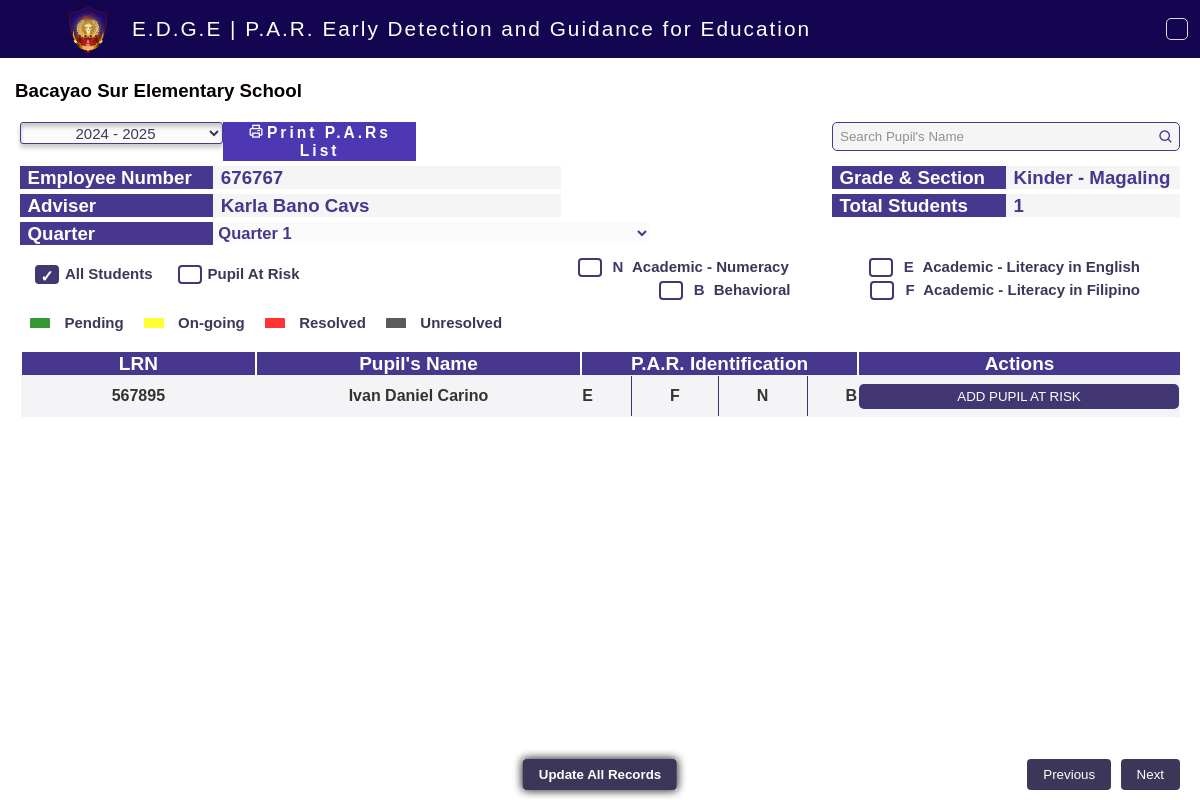
Screenshot of /Bacayao_Sur_Elementary_School/adviser_dashboard/grade_kinder_section_Magaling.php with the database file from the repository.
### tables this page shows
CREATE TABLE `grade_kinder_section_magaling` (
  `id` int(11) NOT NULL,
  `lrn` varchar(255) NOT NULL,
  `fullname` varchar(255) NOT NULL,
  `grade` varchar(255) NOT NULL,
  `section` varchar(255) NOT NULL,
  `gender` varchar(255) NOT NULL,
  `school` varchar(255) NOT NULL,
  `year` varchar(255) NOT NULL
);

### Bacayao_Sur_Elementary_School/adviser_dashboard/grade_kinder_section_Magaling.php (the view, shortened to what this page needs)
<?php
    $currentFileName = basename($_SERVER["SCRIPT_FILENAME"], '.php');
    include("../../database.php");
    $filenameWithoutExtension = pathinfo($currentFileName, PATHINFO_FILENAME);
    $words = explode('_', $filenameWithoutExtension);
    if (count($words) >= 4) {
        $secondWord = $words[1];
        $fourthWord = $words[3];
        $sql = "SELECT employment_number, fullname FROM adviser WHERE grade = '$secondWord' AND section = '$fourthWord' AND school = 'Bacayao Sur Elementary School'";
        $result1 = $conn->query($sql);
        $result2 = $conn->query($sql);
    }
?>
<?php
    include('../../database.php');
    $filename = basename($_SERVER['PHP_SELF']);
    $filename_parts = explode('_', $filename);
    $second_word = isset($filename_parts[1]) ? $filename_parts[1] : '';
    $fourth_word = isset($filename_parts[3]) ? $filename_parts[3] : '';
    $tablename = strtolower(str_replace('.php', '', $filename));
    $stmt = $conn->prepare("SELECT lrn, fullname, school, grade, section FROM $tablename WHERE school = 'Bacayao Sur Elementary School' AND grade = ? AND section = ?");
    $stmt->bind_param("ss", $second_word, $fourth_word);
    $stmt->execute();
    $lrnresult = $stmt->get_result();
?>
<?php
    include('../../database.php');
    $filename = basename(__FILE__, '.php');
    $words = explode('_', $filename);
    $secondWord = $words[1];
    $fourthWord = $words[3];
    $tables = ['academic_english', 'academic_filipino', 'academic_numeracy', 'behavioral'];
    $count = 0;
    $lrnCounted = array();
    foreach ($tables as $table) {
        $sql = "SELECT lrn FROM $table WHERE grade = '$secondWord' AND section = '$fourthWord' AND school = 'Bacayao Sur Elementary School'";
        $result = $conn->query($sql);
        if ($result->num_rows > 0) {
            while ($row = $result->fetch_assoc()) {
                $lrn = $row['lrn'];
                if (!in_array($lrn, $lrnCounted)) {
                    $count++;
                    $lrnCounted[] = $lrn;
                }
            }
        }
    }
?>
<?php
    include('../../database.php');
    $filename = basename($_SERVER['PHP_SELF'], '.php');
    $tablename = strtolower($filename);
    $words = explode('_', $filename);
    if (count($words) >= 4) {
        $secondWord = $conn->real_escape_string($words[1]);
        $fourthWord = $conn->real_escape_string($words[3]);
        $sql = "SELECT lrn, fullname, school, grade, section
                FROM $tablename
                WHERE school = 'Bacayao Sur Elementary School'
                AND grade = '$secondWord'
                AND section = '$fourthWord'";
        $lrnresult = $conn->query($sql);
    } else {
        echo "Filename does not contain enough parts to extract grade and section.";
    }
?>
<?php
    include('../../database.php');
    $filename = basename(__FILE__, '.php');
    $words = explode('_', $filename);
    $secondWord = $conn->real_escape_string($words[1]);
    $fourthWord = $conn->real_escape_string($words[3]);
?>
<?php
    include('../../database.php');
    $query = "SELECT start, end FROM school_year ORDER BY start DESC";
    $result = mysqli_query($conn, $query);
    $school_years = array();
    if ($result && mysqli_num_rows($result) > 0) {
        while ($row = mysqli_fetch_assoc($result)) {
            $start_year = $row['start'];
            $end_year = $row['end'];
            $school_years[$start_year] = $start_year . ' - ' . $end_year;
        }
    }
?>
<?php
    $filename = basename($_SERVER['PHP_SELF']);
    $employment_number = isset($_GET['employment_number']) ? $_GET['employment_number'] : 'default_value';
?>
<?php
    include('../../database.php');
?>
<!DOCTYPE html>
<html lang="en">
<head>
    <link href='https://unpkg.com/boxicons@2.1.4/css/boxicons.min.css' rel='stylesheet'>
</head>
<body>
    <header>
        <div class="container">
            <div class="header-content">
                <img src="../../img/logo.png" class="logs">
                <h4>E.D.G.E | P.A.R. Early Detection and Guidance for Education</h4>
                <div class="dropdown">
                <div class='name' onclick="toggleDropdown()"><?php echo $advisername ?></div>
                </div>
            </div>
        </div>
    </header>
    <div class="top-container">
        <div class="school">
            <h3>Bacayao Sur Elementary School</h3>
        </div>
    </div>
    <div class="main-container">
        <div class="row">
                <div class="column">
                <form id="school_year_form" method="post" action="">
                        <select id="topdown1" name="school-year" class="containers first">
                            <?php foreach ($school_years as $start_year => $school_year) : ?>
                                <?php $selected = (isset($_POST['school-year']) && $_POST['school-year'] == $start_year) || date('Y') == $start_year ? 'selected="selected"' : ''; ?>
                                <option value="<?php echo $start_year; ?>" <?php echo $selected; ?>><?php echo $school_year; ?></option>
                            <?php endforeach; ?>
                        </select>
                    </form>
        </div>
        <div class="column">
            <form method="post">
                <div class="containers second">
                    <button style="background: transparent; border: none;" name="print">
                        <h3><i class='bx bx-printer'></i>Print P.A.Rs List</h3>
                    </button>
                </div>
            </form>
        </div>
        <div class="column third-column">
        <div class="search-box">
    <input type="text" class="search-input" placeholder="Search Pupil's Name">
    <i class='bx bx-search search-icon'></i>
</div>
        </div>
    </div>
        <div class="row">
            <div class="column" >
                <div class="containers" style="background-color: #190572">
                    <h3 style="margin-left:7px">Employee Number</h3>
                </div>
            </div>
            <?php
            if ($result1->num_rows > 0) {
                $row = $result1->fetch_assoc();
                $employment_number = $row["employment_number"];
                echo "<div class=\"column column-right\">
                <div class=\"containers\" style=\"background-color: #F3F3F3;\">
                    <h3 style=\"color: #190572; margin-left:7px\">$employment_number</h3>
                </div>
            </div>";
            }
            ?>
            <div class="column column-left">
                <div class="containers" style="background-color: #190572;">
                    <h3 style="margin-left:7px">Grade & Section</h3>
                </div>
            </div>
            <div class="column half-width">
                <div class="containers" style="background-color: #F3F3F3;">
                <?php
                        $capitalizedSecondWord = ucfirst($secondWord);
                        echo '<h3 style="color: #190572; margin-left:7px">' . $capitalizedSecondWord . '&nbsp;-&nbsp;' . ucfirst($fourthWord) . '</h3>';
                    ?>
            </div>
            </div>
        </div>
        <div class="row">
            <div class="column">
                <div class="containers" style="background-color: #190572;">
                    <h3 style="margin-left:7px">Adviser</h3>
                </div>
            </div>
            <?php
            if ($result2->num_rows > 0) {
                $row = $result2->fetch_assoc();
                $fullname = $row["fullname"];
                echo "<div class=\"column column-right\">
                <div class=\"containers\" style=\"background-color: #F3F3F3;\">
                    <h3 style=\"color: #190572; margin-left:7px\">$fullname</h3>
                </div>
            </div>";
            }
            ?>
            <div class="column column-left">
                <div class="containers" style="background-color: #190572;">
                    <h3 style="margin-left:7px">Total Students</h3>
                </div>
            </div>
            <div class="column half-width">
                <div class="containers" style="background-color: #F3F3F3;">
                    <h3 style="color: #190572; margin-left:7px"><?php echo $count ?></h3>
                </div>
            </div>
        </div>
        <div class="row">
            <div class="column">
                <div class="containers" style="background-color: #190572;">
                    <h3 style="margin-left: 7px">Quarter</h3>
                </div>
            </div>
            <div class="column column-right">
                <div class="select-wrapper1">
                <form id="quarterForm1" method="post" action="">
                    <select id="quarterSelect" name="quarter" onchange="submitForm()">
                        <option value="1" <?php if(isset($_POST['quarter']) && $_POST['quarter'] == '1') echo 'selected'; ?>>Quarter 1</option>
                    </select>
                </form>
                </div>
            </div>
        </div>
                <div class="checkbox-container">
                    <div class="legend-container left-container">
                        <div class="legend-item">
                            <div class="checkbox-container checkbox-group">
                                <label for="legend-checkbox-all">All Students</label>
                            </div>
                        </div>
                        <div class="legend-item">
                            <div class="checkbox-container non checkbox-group">
                                <label for="legend-checkbox-at-risk">Pupil At Risk</label>
                            </div>
                        </div>
                    </div>
                    <form id="checkbox-form" class="legend-container" method="post" action="">
                <div class="legend-containers">
                    <div class="legend-item">
                        <div class="checkbox-container checkbox-group">
                            <label for="legend-checkbox-numeracy">
                                <i class="icon">N</i>
                                Academic - Numeracy
                            </label>
                        </div>
                    </div>
                    <div class="legend-item">
                        <div class="checkbox-container checkbox-group">
                            <label for="legend-checkbox-english-literacy">
                                <i class='icon'>E</i>
                                Academic - Literacy in English
                            </label>
                        </div>
                    </div>
                </div>
                <div class="legend-containers">
                    <div class="legend-item">
                        <div class="checkbox-container checkbox-group">
                            <label for="legend-checkbox-behavioral">
                                <i class="icon">B</i>
                                Behavioral
                            </label>
                        </div>
                    </div>
                    <div class="legend-item">
                        <div class="checkbox-container checkbox-group">
                            <label for="legend-checkbox-filipino-literacy">
                                <i class="icon">F</i>
                                Academic - Literacy in Filipino
                            </label>
                        </div>
                    </div>
                </div>
            </form>
            <div class="legend-container left-container color">
                <div class="legend-item">
                    <div class="checkbox-container checkbox-groups">
                        <div class="color-indicator" style="background-color: green;"></div>
                        <label for="legend-checkbox-pending">Pending</label>
                    </div>
                </div>
                <div class="legend-item">
                    <div class="checkbox-container checkbox-groups">
                        <div class="color-indicator" style="background-color: yellow;"></div>
                        <label for="legend-checkbox-ongoing">On-going</label>
                    </div>
                </div>
                <div class="legend-item">
                    <div class="checkbox-container checkbox-groups">
                        <div class="color-indicator" style="background-color: red;"></div>
                        <label for="legend-checkbox-resolved">Resolved</label>
                    </div>
                </div>
                <div class="legend-item">
                    <div class="checkbox-container checkbox-groups" >
                        <div class="color-indicator" style="background-color: #333333;"></div>
                        <label for="legend-checkbox-unresolved">Unresolved</label>
                    </div>
                </div>
            </div>
<table border="0" id="pupilTable">
<thead>
        <tr>
            <th style='width:25%'>LRN</th>
            <th style='width:35%'>Pupil's Name</th>
            <th style='width:28%'>P.A.R. Identification</th>
            <th style='width:35%'>Actions</th>
        </tr>
    </thead>
    <tbody>
    <?php
$quarter = isset($_POST['quarter']) ? intval($_POST['quarter']) : 1;
if ($lrnresult->num_rows > 0) {
    while ($row = $lrnresult->fetch_assoc()) {
        $lrn = $row['lrn'];
        $showE = $showF = $showN = $showB = '';
        $queryE = "SELECT 1 FROM academic_english WHERE lrn = '$lrn' AND quarter = $quarter LIMIT 1";
        $queryF = "SELECT 1 FROM academic_filipino WHERE lrn = '$lrn' AND quarter = $quarter LIMIT 1";
        $queryN = "SELECT 1 FROM academic_numeracy WHERE lrn = '$lrn' AND quarter = $quarter LIMIT 1";
        $queryB = "SELECT 1 FROM behavioral WHERE lrn = '$lrn' AND quarter = $quarter LIMIT 1";
        if ($conn->query($queryE)->num_rows > 0) {
            $showE = 'E';
        }
        if ($conn->query($queryF)->num_rows > 0) {
            $showF = 'F';
        }
        if ($conn->query($queryN)->num_rows > 0) {
            $showN = 'N';
        }
        if ($conn->query($queryB)->num_rows > 0) {
            $showB = 'B';
        }
        echo "<tr class='sheshable'>";
        echo "<td style='width:25%'>" . $lrn . "</td>";
        echo "<td style='width:35%'>" . $row["fullname"] . "</td>";
        echo "<td style='width:28%' class='act'>";
        echo "<div class='icon-container'>";
        if ($showE) echo $showE . "<i class='vertical-lines'></i>";
        if ($showF) echo $showF . "<i class='vertical-lines'></i>";
        if ($showN) echo $showN . "<i class='vertical-lines'></i>";
        if ($showB) echo $showB;
        echo "</div>";
        echo "</td>";
        echo "<td style='width:35%' class='act'>";
        echo "<a href='par_form.php?file=$filename&employment_number=$employment_number&lrn={$lrn}&school={$row['school']}&grade={$row['grade']}&section={$row['section']}&fullname={$row['fullname']}&quarter=$quarter'><button class='updateRecordButton'>ADD PUPIL AT RISK</button></a>";
        echo "</td>";
        echo "</tr>";
    }
}
?>
    </tbody>
</table>
        <div class="save">
            <button id="save">Update All Records</button>
        </div>
        <div class="pagination">
            <button id="prevbutton" onclick="prevPageReportTable()">Previous</button>
            <button id="nextbutton" onclick="nextPageReportTable()">Next</button>
        </div>
</div>
</body>
</html>

### rows the page displays
grade_kinder_section_magaling: lrn "567895", fullname "Ivan Daniel Carino", showE "E", showF "F", showN "N", showB "B"

### other values shown
$employment_number "676767"
$capitalizedSecondWord "Kinder"
$fourthWord "Magaling"
$fullname "Karla Bano Cavs"
$count "1"
form field school-year "2024 - 2025"
